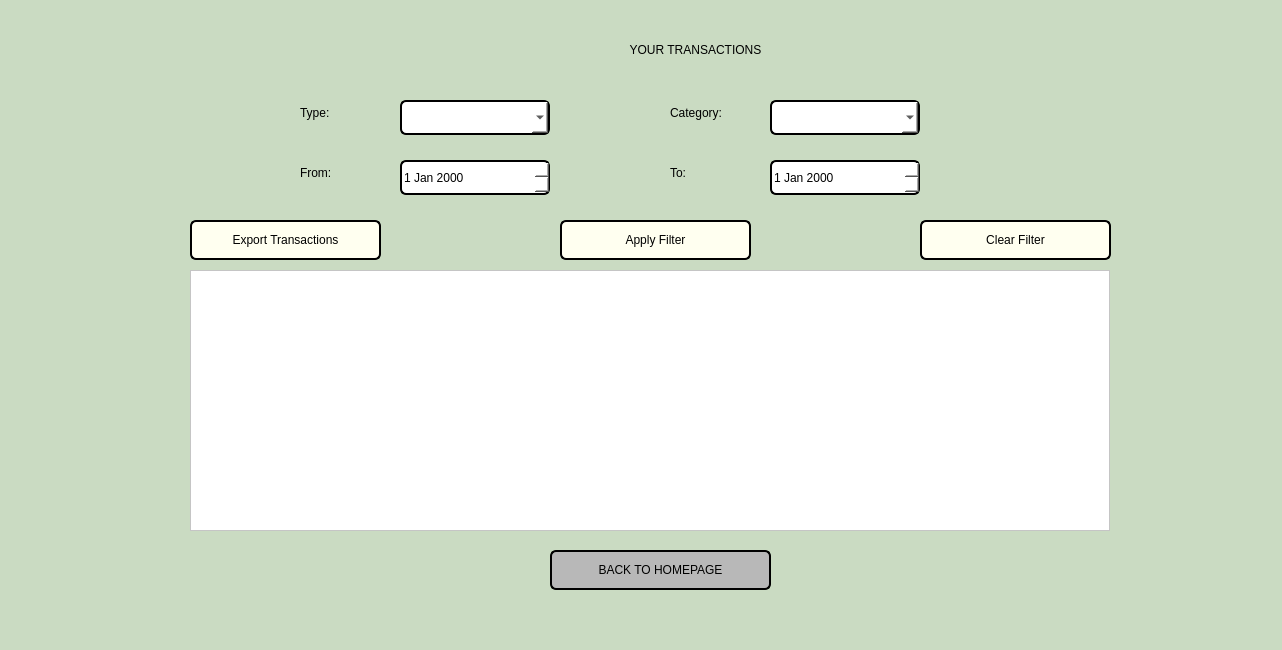
<?xml version="1.0" encoding="UTF-8"?>
<ui version="4.0">
 <class>viewtransactions</class>
 <widget class="QDialog" name="viewtransactions">
  <property name="geometry">
   <rect>
    <x>0</x>
    <y>0</y>
    <width>1282</width>
    <height>650</height>
   </rect>
  </property>
  <property name="windowTitle">
   <string>BudgetBuddy</string>
  </property>
  <property name="styleSheet">
   <string notr="true">background-color: rgb(202, 219, 194);</string>
  </property>
  <widget class="QLabel" name="labelTitle">
   <property name="geometry">
    <rect>
     <x>390</x>
     <y>19</y>
     <width>611</width>
     <height>61</height>
    </rect>
   </property>
   <property name="styleSheet">
    <string notr="true">font: 700 35pt &quot;Segoe UI&quot;; color: black;</string>
   </property>
   <property name="text">
    <string>YOUR TRANSACTIONS</string>
   </property>
   <property name="alignment">
    <set>Qt::AlignmentFlag::AlignCenter</set>
   </property>
  </widget>
  <widget class="QLabel" name="labelType">
   <property name="geometry">
    <rect>
     <x>300</x>
     <y>100</y>
     <width>80</width>
     <height>25</height>
    </rect>
   </property>
   <property name="styleSheet">
    <string notr="true">font: 600 16pt &quot;Segoe UI&quot;; color: black;</string>
   </property>
   <property name="text">
    <string>Type:</string>
   </property>
  </widget>
  <widget class="QComboBox" name="comboBoxTypeFilter">
   <property name="geometry">
    <rect>
     <x>400</x>
     <y>100</y>
     <width>150</width>
     <height>35</height>
    </rect>
   </property>
   <property name="styleSheet">
    <string notr="true">font: 600 12pt &quot;Segoe UI&quot;; background: white; color: black; border: 2px solid black; border-radius: 6px;</string>
   </property>
  </widget>
  <widget class="QLabel" name="labelCategory">
   <property name="geometry">
    <rect>
     <x>670</x>
     <y>100</y>
     <width>91</width>
     <height>25</height>
    </rect>
   </property>
   <property name="styleSheet">
    <string notr="true">font: 600 16pt &quot;Segoe UI&quot;; color: black;</string>
   </property>
   <property name="text">
    <string>Category:</string>
   </property>
  </widget>
  <widget class="QComboBox" name="comboBoxCategoryFilter">
   <property name="geometry">
    <rect>
     <x>770</x>
     <y>100</y>
     <width>150</width>
     <height>35</height>
    </rect>
   </property>
   <property name="styleSheet">
    <string notr="true">font: 600 12pt &quot;Segoe UI&quot;; background: white; color: black; border: 2px solid black; border-radius: 6px;</string>
   </property>
  </widget>
  <widget class="QLabel" name="labelFrom">
   <property name="geometry">
    <rect>
     <x>300</x>
     <y>160</y>
     <width>80</width>
     <height>25</height>
    </rect>
   </property>
   <property name="styleSheet">
    <string notr="true">font: 600 16pt &quot;Segoe UI&quot;; color: black;</string>
   </property>
   <property name="text">
    <string>From:</string>
   </property>
  </widget>
  <widget class="QDateEdit" name="dateEditFrom">
   <property name="geometry">
    <rect>
     <x>400</x>
     <y>160</y>
     <width>150</width>
     <height>35</height>
    </rect>
   </property>
   <property name="styleSheet">
    <string notr="true">font: 600 12pt &quot;Segoe UI&quot;; background: white; color: black; border: 2px solid black; border-radius: 6px;</string>
   </property>
  </widget>
  <widget class="QLabel" name="labelTo">
   <property name="geometry">
    <rect>
     <x>670</x>
     <y>160</y>
     <width>80</width>
     <height>25</height>
    </rect>
   </property>
   <property name="styleSheet">
    <string notr="true">font: 600 16pt &quot;Segoe UI&quot;; color: black;</string>
   </property>
   <property name="text">
    <string>To:</string>
   </property>
  </widget>
  <widget class="QDateEdit" name="dateEditTo">
   <property name="geometry">
    <rect>
     <x>770</x>
     <y>160</y>
     <width>150</width>
     <height>35</height>
    </rect>
   </property>
   <property name="styleSheet">
    <string notr="true">font: 600 12pt &quot;Segoe UI&quot;; background: white; color: black; border: 2px solid black; border-radius: 6px;</string>
   </property>
  </widget>
  <widget class="QPushButton" name="buttonApplyFilter">
   <property name="geometry">
    <rect>
     <x>560</x>
     <y>220</y>
     <width>191</width>
     <height>40</height>
    </rect>
   </property>
   <property name="styleSheet">
    <string notr="true">font: 600 16pt &quot;Segoe UI&quot;; background-color: #FFFFF0; color: black; border: 2px solid black; border-radius: 6px;</string>
   </property>
   <property name="text">
    <string>Apply Filter</string>
   </property>
  </widget>
  <widget class="QPushButton" name="buttonClearFilter">
   <property name="geometry">
    <rect>
     <x>920</x>
     <y>220</y>
     <width>191</width>
     <height>40</height>
    </rect>
   </property>
   <property name="styleSheet">
    <string notr="true">font: 600 16pt &quot;Segoe UI&quot;; background-color: #FFFFF0; color: black; border: 2px solid black; border-radius: 6px;</string>
   </property>
   <property name="text">
    <string>Clear Filter</string>
   </property>
  </widget>
  <widget class="QPushButton" name="buttonExport">
   <property name="geometry">
    <rect>
     <x>190</x>
     <y>220</y>
     <width>191</width>
     <height>40</height>
    </rect>
   </property>
   <property name="styleSheet">
    <string notr="true">font: 600 16pt &quot;Segoe UI&quot;; background-color: #FFFFF0; color: black; border: 2px solid black; border-radius: 6px;</string>
   </property>
   <property name="text">
    <string>Export Transactions</string>
   </property>
  </widget>
  <widget class="QTableWidget" name="tableWidgetTransactions">
   <property name="geometry">
    <rect>
     <x>190</x>
     <y>270</y>
     <width>920</width>
     <height>261</height>
    </rect>
   </property>
   <property name="styleSheet">
    <string notr="true">
     QTableWidget {
       background-color: white;
       color: black;
       font: 12pt &quot;Segoe UI&quot;;
     }
     QHeaderView::section {
       background-color: #dcdcdc;
       font-weight: bold;
       border: 1px solid black;
     }
     QTableWidget::item {
       padding: 5px;
     }
    </string>
   </property>
  </widget>
  <widget class="QPushButton" name="buttonBack">
   <property name="geometry">
    <rect>
     <x>550</x>
     <y>550</y>
     <width>221</width>
     <height>40</height>
    </rect>
   </property>
   <property name="styleSheet">
    <string notr="true">font: 700 16pt &quot;Segoe UI&quot;;background-color: rgb(184, 184, 184);; color: black; border: 2px solid black; border-radius: 6px;</string>
   </property>
   <property name="text">
    <string>BACK TO HOMEPAGE</string>
   </property>
  </widget>
 </widget>
 <resources/>
 <connections/>
</ui>
